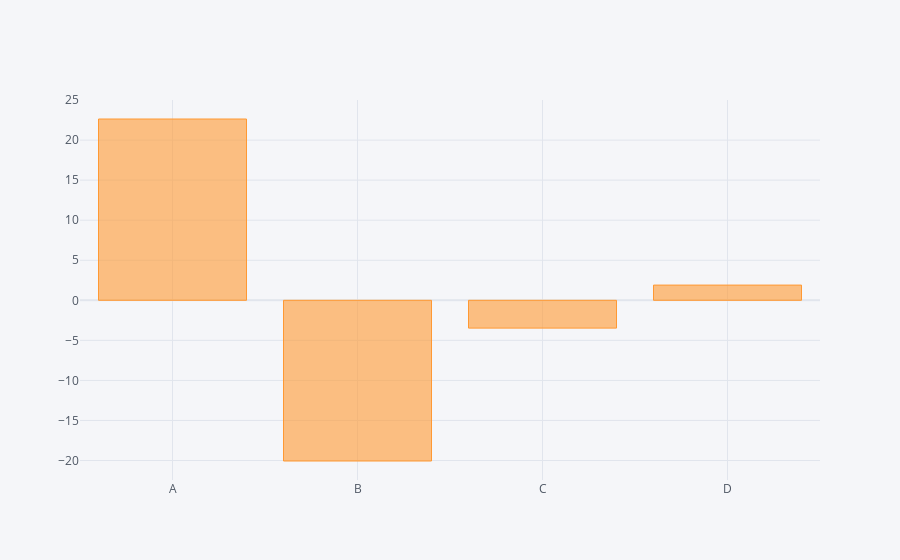

The notebook cell saved with this chart:
### Code cell
df1.sum().iplot(kind = 'bar')

### Figure 1 — Plotly figure (JSON) as saved in the notebook; plotly's stock layout.template omitted (floating-point values rounded to 4 significant figures)
{"data": [{"marker": {"color": "rgba(255, 153, 51, 0.6)", "line": {"color": "rgba(255, 153, 51, 1.0)", "width": 1}}, "name": "None", "orientation": "v", "text": "", "type": "bar", "x": ["A", "B", "C", "D"], "y": [22.63, -20.06, -3.472, 1.899]}], "layout": {"legend": {"bgcolor": "#F5F6F9", "font": {"color": "#4D5663"}}, "paper_bgcolor": "#F5F6F9", "plot_bgcolor": "#F5F6F9", "title": {"font": {"color": "#4D5663"}}, "xaxis": {"gridcolor": "#E1E5ED", "showgrid": true, "tickfont": {"color": "#4D5663"}, "title": {"font": {"color": "#4D5663"}, "text": ""}, "zerolinecolor": "#E1E5ED"}, "yaxis": {"gridcolor": "#E1E5ED", "showgrid": true, "tickfont": {"color": "#4D5663"}, "title": {"font": {"color": "#4D5663"}, "text": ""}, "zerolinecolor": "#E1E5ED"}}}
